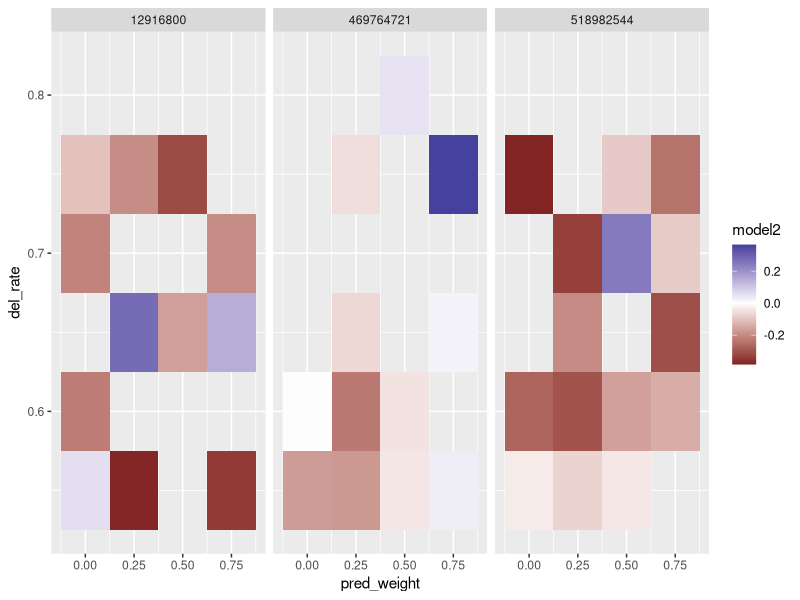
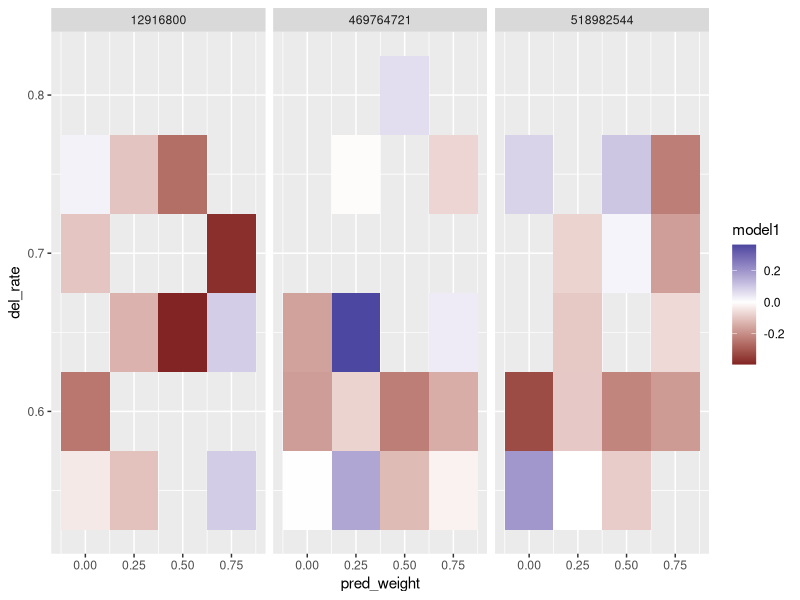
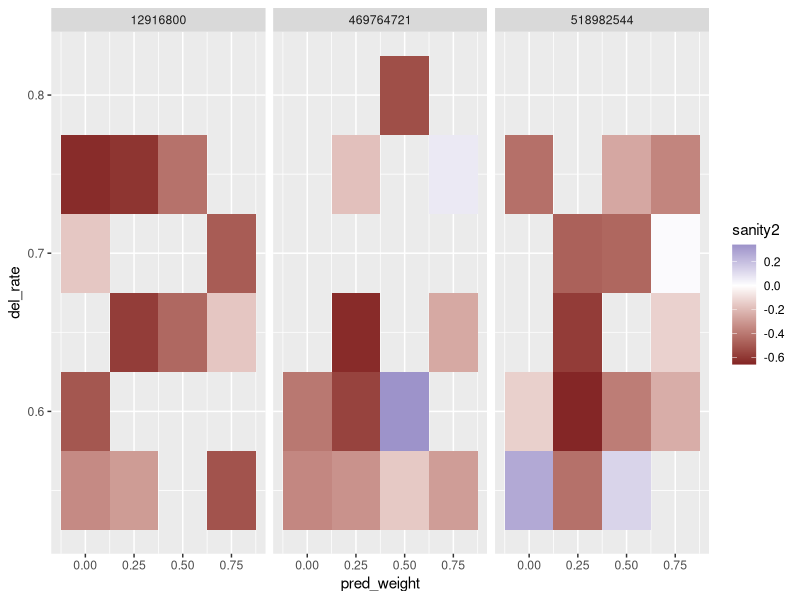
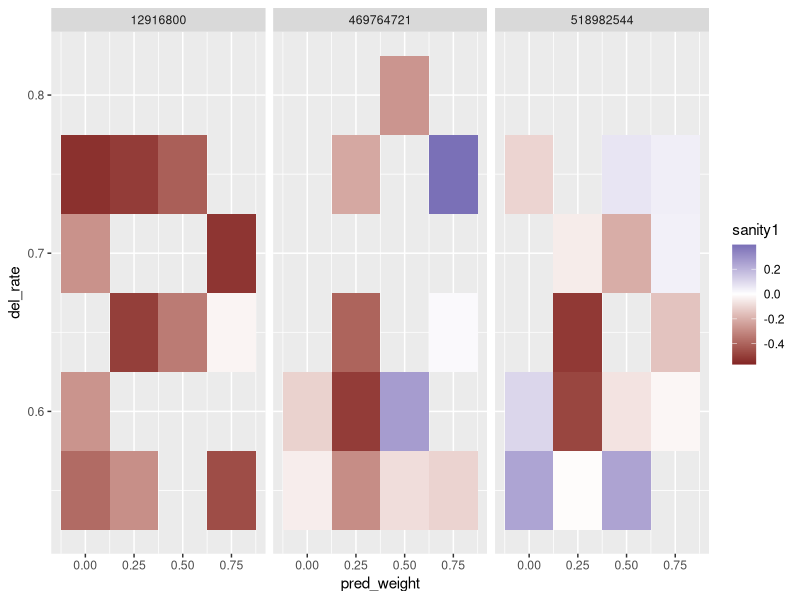

Here is the R script that generated these plots, in order:
library(dplyr)
library(tidyr)
library(ggplot2)


data = read.csv("results_german.tsv", sep="\t")



plot = ggplot(data=data %>% filter(!is.na(model2)), aes(x=pred_weight, y=del_rate)) + geom_tile(aes(fill=model2))
plot = plot +  scale_fill_gradient2() + facet_wrap(~denoiser)
ggsave(plot, file="model2_german.pdf")


plot = ggplot(data=data %>% filter(!is.na(model1)), aes(x=pred_weight, y=del_rate)) + geom_tile(aes(fill=model1))
plot = plot +  scale_fill_gradient2() + facet_wrap(~denoiser)
ggsave(plot, file="model1_german.pdf")


plot = ggplot(data=data %>% filter(!is.na(sanity2)), aes(x=pred_weight, y=del_rate)) + geom_tile(aes(fill=sanity2))
plot = plot +  scale_fill_gradient2() + facet_wrap(~denoiser)
ggsave(plot, file="sanity2_german.pdf")


plot = ggplot(data=data %>% filter(!is.na(sanity1)), aes(x=pred_weight, y=del_rate)) + geom_tile(aes(fill=sanity1))
plot = plot +  scale_fill_gradient2() + facet_wrap(~denoiser)
ggsave(plot, file="sanity1_german.pdf")



